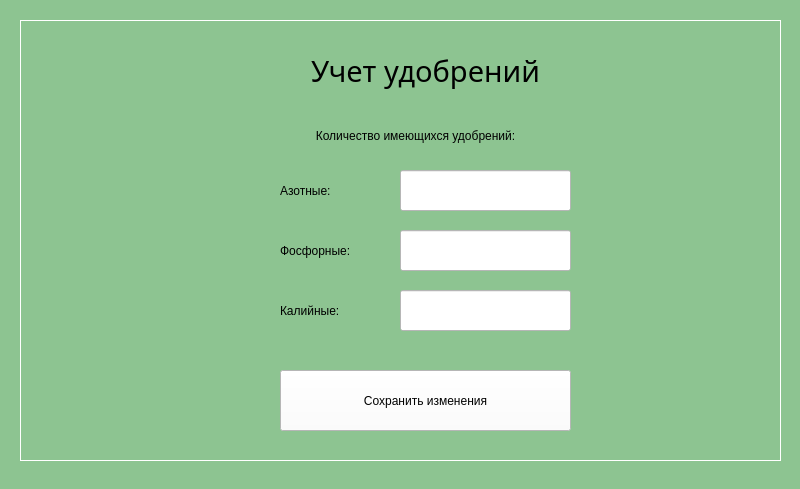
<?xml version="1.0" encoding="UTF-8"?>
<ui version="4.0">
 <class>ResultWindow</class>
 <widget class="QMainWindow" name="ResultWindow">
  <property name="geometry">
   <rect>
    <x>0</x>
    <y>0</y>
    <width>800</width>
    <height>489</height>
   </rect>
  </property>
  <property name="sizePolicy">
   <sizepolicy hsizetype="Fixed" vsizetype="Fixed">
    <horstretch>0</horstretch>
    <verstretch>0</verstretch>
   </sizepolicy>
  </property>
  <property name="minimumSize">
   <size>
    <width>800</width>
    <height>489</height>
   </size>
  </property>
  <property name="maximumSize">
   <size>
    <width>800</width>
    <height>489</height>
   </size>
  </property>
  <property name="windowTitle">
   <string>Результат</string>
  </property>
  <property name="styleSheet">
   <string notr="true">background-color: rgb(141, 196, 145);</string>
  </property>
  <widget class="QWidget" name="centralwidget">
   <widget class="QFrame" name="frame">
    <property name="geometry">
     <rect>
      <x>20</x>
      <y>20</y>
      <width>761</width>
      <height>441</height>
     </rect>
    </property>
    <property name="styleSheet">
     <string notr="true">color: rgb(255, 255, 255);</string>
    </property>
    <property name="frameShape">
     <enum>QFrame::Box</enum>
    </property>
    <property name="frameShadow">
     <enum>QFrame::Plain</enum>
    </property>
    <widget class="QLabel" name="title_lbl">
     <property name="geometry">
      <rect>
       <x>140</x>
       <y>10</y>
       <width>531</width>
       <height>81</height>
      </rect>
     </property>
     <property name="font">
      <font>
       <family>Book Antiqua</family>
       <pointsize>22</pointsize>
      </font>
     </property>
     <property name="styleSheet">
      <string notr="true">color: rgb(0, 0, 0);</string>
     </property>
     <property name="text">
      <string>Учет удобрений</string>
     </property>
     <property name="alignment">
      <set>Qt::AlignCenter</set>
     </property>
    </widget>
    <widget class="QLabel" name="text_lbl">
     <property name="geometry">
      <rect>
       <x>40</x>
       <y>90</y>
       <width>711</width>
       <height>51</height>
      </rect>
     </property>
     <property name="styleSheet">
      <string notr="true">font: 14pt &quot;Book Antiqua&quot;;
color: rgb(0, 0, 0);</string>
     </property>
     <property name="text">
      <string>Количество имеющихся удобрений:</string>
     </property>
     <property name="alignment">
      <set>Qt::AlignCenter</set>
     </property>
    </widget>
    <widget class="QLineEdit" name="azot_tb">
     <property name="geometry">
      <rect>
       <x>380</x>
       <y>150</y>
       <width>171</width>
       <height>41</height>
      </rect>
     </property>
     <property name="styleSheet">
      <string notr="true">font: 14pt &quot;Book Antiqua&quot;;
color: rgb(0, 0, 0);
background-color: rgb(255, 255, 255);</string>
     </property>
     <property name="alignment">
      <set>Qt::AlignCenter</set>
     </property>
    </widget>
    <widget class="QLabel" name="azot_lbl">
     <property name="geometry">
      <rect>
       <x>260</x>
       <y>160</y>
       <width>111</width>
       <height>21</height>
      </rect>
     </property>
     <property name="styleSheet">
      <string notr="true">font: 14pt &quot;Book Antiqua&quot;;
color: rgb(0, 0, 0);</string>
     </property>
     <property name="text">
      <string>Азотные:</string>
     </property>
    </widget>
    <widget class="QPushButton" name="save_btn">
     <property name="geometry">
      <rect>
       <x>260</x>
       <y>350</y>
       <width>291</width>
       <height>61</height>
      </rect>
     </property>
     <property name="styleSheet">
      <string notr="true">background-color: rgb(255, 255, 255);
color: rgb(0, 0, 0);
font: 14pt &quot;Book Antiqua&quot;;</string>
     </property>
     <property name="text">
      <string>Сохранить изменения</string>
     </property>
     <property name="checkable">
      <bool>false</bool>
     </property>
     <property name="autoRepeatDelay">
      <number>300</number>
     </property>
    </widget>
    <widget class="QLabel" name="phosphor_lbl">
     <property name="geometry">
      <rect>
       <x>260</x>
       <y>220</y>
       <width>111</width>
       <height>21</height>
      </rect>
     </property>
     <property name="styleSheet">
      <string notr="true">font: 14pt &quot;Book Antiqua&quot;;
color: rgb(0, 0, 0);</string>
     </property>
     <property name="text">
      <string>Фосфорные:</string>
     </property>
    </widget>
    <widget class="QLineEdit" name="phosphor_tb">
     <property name="geometry">
      <rect>
       <x>380</x>
       <y>210</y>
       <width>171</width>
       <height>41</height>
      </rect>
     </property>
     <property name="styleSheet">
      <string notr="true">font: 14pt &quot;Book Antiqua&quot;;
color: rgb(0, 0, 0);
background-color: rgb(255, 255, 255);</string>
     </property>
     <property name="alignment">
      <set>Qt::AlignCenter</set>
     </property>
    </widget>
    <widget class="QLineEdit" name="potassium_tb">
     <property name="geometry">
      <rect>
       <x>380</x>
       <y>270</y>
       <width>171</width>
       <height>41</height>
      </rect>
     </property>
     <property name="styleSheet">
      <string notr="true">font: 14pt &quot;Book Antiqua&quot;;
color: rgb(0, 0, 0);
background-color: rgb(255, 255, 255);</string>
     </property>
     <property name="alignment">
      <set>Qt::AlignCenter</set>
     </property>
    </widget>
    <widget class="QLabel" name="potassium_lbl">
     <property name="geometry">
      <rect>
       <x>260</x>
       <y>280</y>
       <width>111</width>
       <height>21</height>
      </rect>
     </property>
     <property name="styleSheet">
      <string notr="true">font: 14pt &quot;Book Antiqua&quot;;
color: rgb(0, 0, 0);</string>
     </property>
     <property name="text">
      <string>Калийные:</string>
     </property>
    </widget>
    <zorder>title_lbl</zorder>
    <zorder>text_lbl</zorder>
    <zorder>azot_lbl</zorder>
    <zorder>save_btn</zorder>
    <zorder>azot_tb</zorder>
    <zorder>phosphor_lbl</zorder>
    <zorder>phosphor_tb</zorder>
    <zorder>potassium_tb</zorder>
    <zorder>potassium_lbl</zorder>
   </widget>
  </widget>
  <widget class="QStatusBar" name="statusbar"/>
 </widget>
 <resources/>
 <connections/>
</ui>
